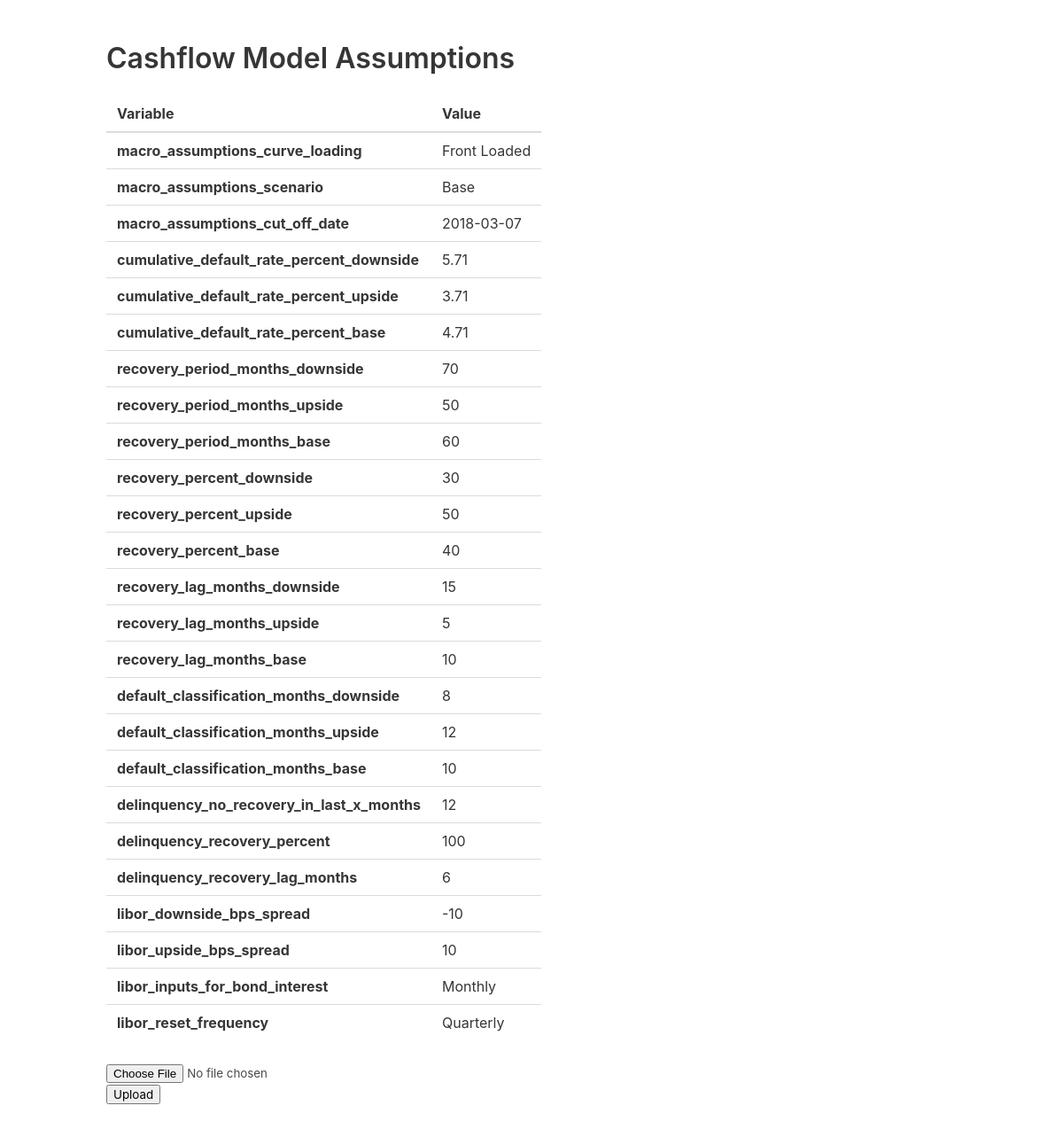
Screenshot of /assumptions/ with the database file from the repository.
### tables this page shows
CREATE TABLE assumptions (id integer PRIMARY KEY AUTOINCREMENT, variable VARCHAR, value VARCHAR NOT NULL);

### cashflow.py (the view)
@app.route('/assumptions/')
def hello():
    db = get_db()
    cur = db.execute('select variable, value from assumptions order by id desc')
    assumptions = cur.fetchall()
    return render_template('assumptions.html', assumptions=assumptions)

### cashflow.py (called while the page is built)
def connect_db():
    rv = sqlite3.connect(app.config['DATABASE'])
    rv.row_factory = sqlite3.Row
    return rv

def get_db():
    if not hasattr(g, 'sqlite_db'):
        g.sqlite_db = connect_db()
    return g.sqlite_db

### templates/assumptions.html
{% extends "layout.html" %}
{% block body %}
<section class="section">
  <div class="container">
    <h1 class="title">
      Cashflow Model Assumptions
    </h1>
    <table class="table">
        <thead>
          <tr>
            <th>Variable</th>
            <th>Value</th>
          </tr>
        </thead>
        <tbody>
            {% for assumption in assumptions %}
                <tr>
                    <th>{{ assumption.variable }}</th>
                    <td>{{ assumption.value }}</td>
                </tr>
            {% else %}
                <tr>
                    <td colspan="2">No assumptions</td>
                </tr>
            {% endfor %}
        </tbody>
      </table>
      <form action="{{ url_for('upload_data') }}" method='post' class='upload-data'>
          <dl>
            <dd><input type='file' name='file'>
            <dd><input type='submit' value='Upload'>
          </dl>
    </form>
  </div>
</section>
{% endblock %}

### templates/layout.html (shortened to what this page needs)
<!doctype html>
<html>
  <head>
    <link rel=stylesheet type=text/css href="{{ url_for('static', filename='bulma.css') }}">
    <link rel=stylesheet type=text/css href="{{ url_for('static', filename='package.json') }}">
  </head>
  <body>
      {% block body %}{% endblock %}
  </body>
</html>

### rows the page displays
assumptions: variable "macro_assumptions_curve_loading", value "Front Loaded"
assumptions: variable "macro_assumptions_scenario", value "Base"
assumptions: variable "macro_assumptions_cut_off_date", value "2018-03-07"
assumptions: variable "cumulative_default_rate_percent_downside", value "5.71"
assumptions: variable "cumulative_default_rate_percent_upside", value "3.71"
assumptions: variable "cumulative_default_rate_percent_base", value "4.71"
assumptions: variable "recovery_period_months_downside", value "70"
assumptions: variable "recovery_period_months_upside", value "50"
assumptions: variable "recovery_period_months_base", value "60"
assumptions: variable "recovery_percent_downside", value "30"
assumptions: variable "recovery_percent_upside", value "50"
assumptions: variable "recovery_percent_base", value "40"
assumptions: variable "recovery_lag_months_downside", value "15"
assumptions: variable "recovery_lag_months_upside", value "5"
assumptions: variable "recovery_lag_months_base", value "10"
assumptions: variable "default_classification_months_downside", value "8"
assumptions: variable "default_classification_months_upside", value "12"
assumptions: variable "default_classification_months_base", value "10"
assumptions: variable "delinquency_no_recovery_in_last_x_months", value "12"
assumptions: variable "delinquency_recovery_percent", value "100"
assumptions: variable "delinquency_recovery_lag_months", value "6"
assumptions: variable "libor_downside_bps_spread", value "-10"
assumptions: variable "libor_upside_bps_spread", value "10"
assumptions: variable "libor_inputs_for_bond_interest", value "Monthly"
assumptions: variable "libor_reset_frequency", value "Quarterly"
